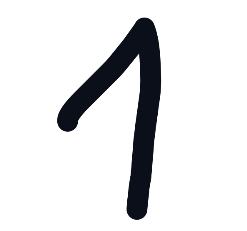
#> input picture numberRecognize/images/1.png, 247 x 231 px, found by its file name
$ python image_processing.py
#> lines starting #> are read from the running program, lines starting #| are printed output that depends on the picture
#> further down, img is the input picture: PIL image 247x231 RGBA; mean R, G, B, A 226.9, 227.4, 228.5, 255
from PIL import Image, ImageOps, ImageChops


def trim_borders(image):
    bg = Image.new(image.mode, image.size, image.getpixel((0, 0)))
#> bg: PIL image 247x231 RGBA; every value is 255
    diff = ImageChops.difference(image, bg)
    diff = ImageChops.add(diff, diff, 2.0, -100)
    bbox = diff.getbbox()
#> bbox = None
    if bbox:
        return image.crop(bbox)
    return image


def pad_image(image):
    return ImageOps.expand(image, border=30, fill='#fff')
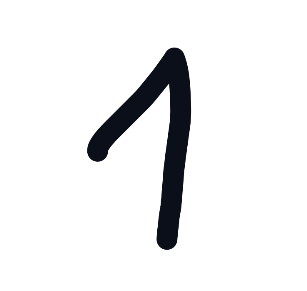
#> returned value: PIL image 307x291 RGBA; mean R, G, B, A 237, 237.3, 238.1, 255


def to_grayscale(image):
    return image.convert('L')
#> returned value: PIL image 307x291 L


def invert_colors(image):
    return ImageOps.invert(image)
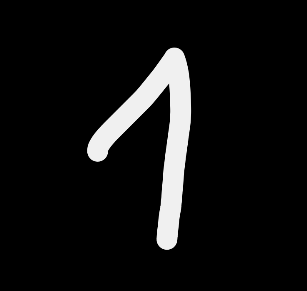
#> returned value: PIL image 307x291 L; min 0, max 240, mean 17.7


def resize_image(image):
    return image.resize((28, 28), Image.LINEAR)
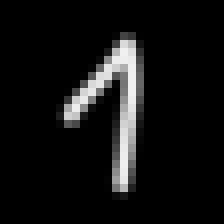
#> returned value: PIL image 28x28 L (shown 8 times larger); min 0, max 240, mean 17.7


def image_processing(img):
    img = trim_borders(img)
    img = pad_image(img)
    img = to_grayscale(img)
    img = invert_colors(img)
    img = resize_image(img)
    return img

# tests
img = Image.open('1.png')
img2 = image_processing(img)
img2.show()

$ run again, with numberRecognize/images/0.png copied over numberRecognize/images/1.png
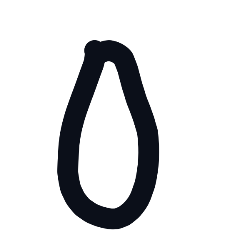
#> input picture numberRecognize/images/0.png, 226 x 246 px, found by its file name
#> img is the input picture: PIL image 226x246 RGBA; mean R, G, B, A 217.7, 218.3, 219.8, 255
#> bg: PIL image 226x246 RGBA; every value is 255
#> bbox = None
#> in invert_colors, `return ImageOps.invert(image)`:
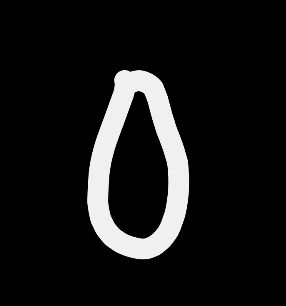
#> returned value: PIL image 286x306 L; min 0, max 240, mean 23.3
#> in resize_image, `return image.resize((28, 28), Image.LINEAR)`:
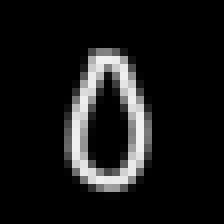
#> returned value: PIL image 28x28 L (shown 8 times larger); min 0, max 240, mean 23.3

$ run again, with numberRecognize/images/123.png copied over numberRecognize/images/1.png
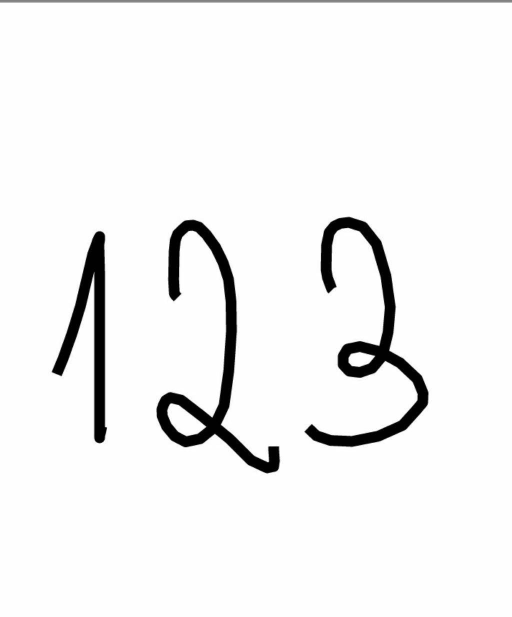
#> input picture numberRecognize/images/123.png, 1024 x 1233 px, found by its file name (shown at 1/2 size)
#> img is the input picture: PIL image 1024x1233 RGB; min 0, max 255, mean 241.5
#> bg: PIL image 1024x1233 RGB; every value is 128
#> in trim_borders, `diff = ImageChops.add(diff, diff, 2.0, -100)`:
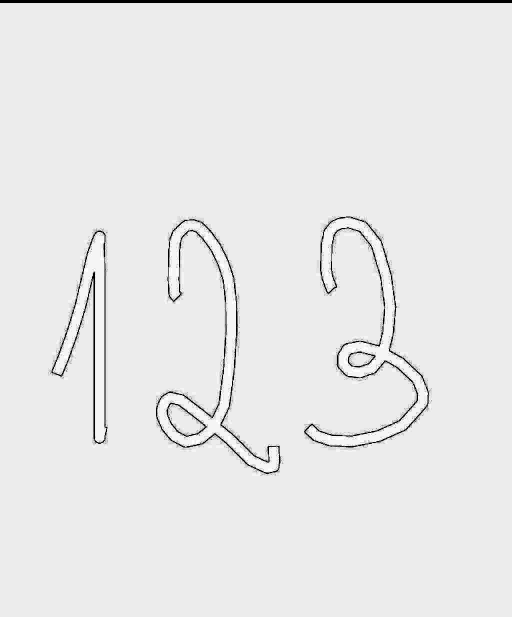
#> diff: PIL image 1024x1233 RGB (shown at 1/2 size); min 0, max 28, mean 25.6; drawn with min black and max white
#> bbox = (0, 6, 1024, 1233)
#> in resize_image, `return image.resize((28, 28), Image.LINEAR)`:
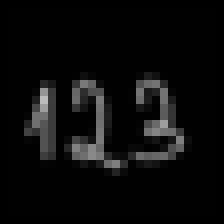
#> returned value: PIL image 28x28 L (shown 8 times larger); min 0, max 188, mean 11.7

$ run again, with numberRecognize/images/1234567890.png copied over numberRecognize/images/1.png
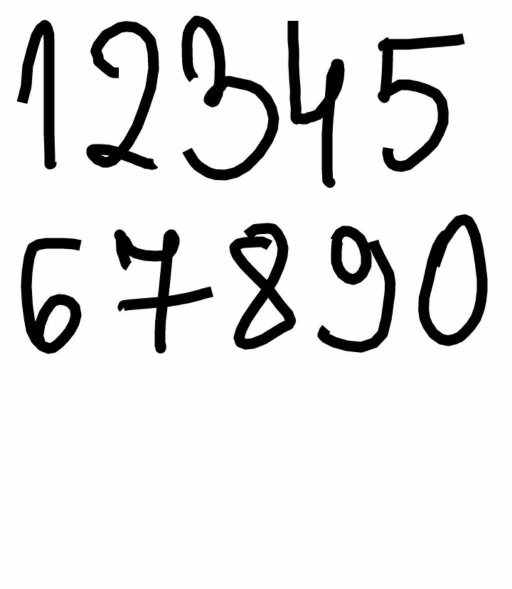
#> input picture numberRecognize/images/1234567890.png, 1024 x 1178 px, found by its file name (shown at 1/2 size)
#> img is the input picture: PIL image 1024x1178 RGB; min 0, max 255, mean 227.3
#> bg: PIL image 1024x1178 RGB; every value is 254
#> in trim_borders, `diff = ImageChops.add(diff, diff, 2.0, -100)`:
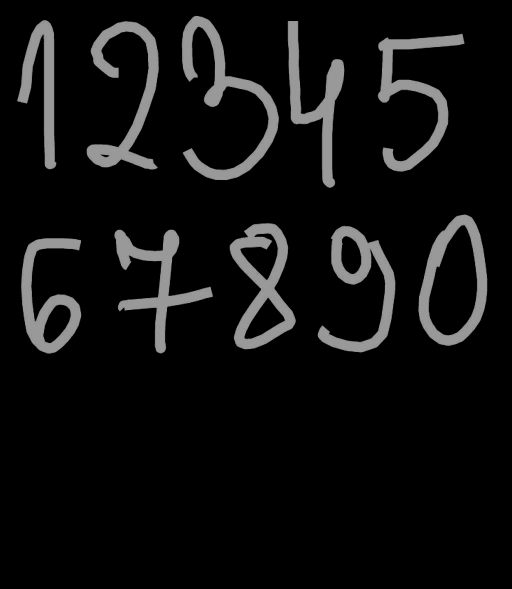
#> diff: PIL image 1024x1178 RGB (shown at 1/2 size); min 0, max 154, mean 15.4
#> bbox = (34, 31, 975, 708)
#> in resize_image, `return image.resize((28, 28), Image.LINEAR)`:
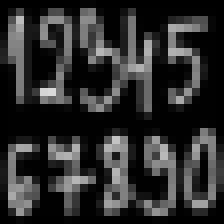
#> returned value: PIL image 28x28 L (shown 8 times larger); min 0, max 217, mean 44.7
